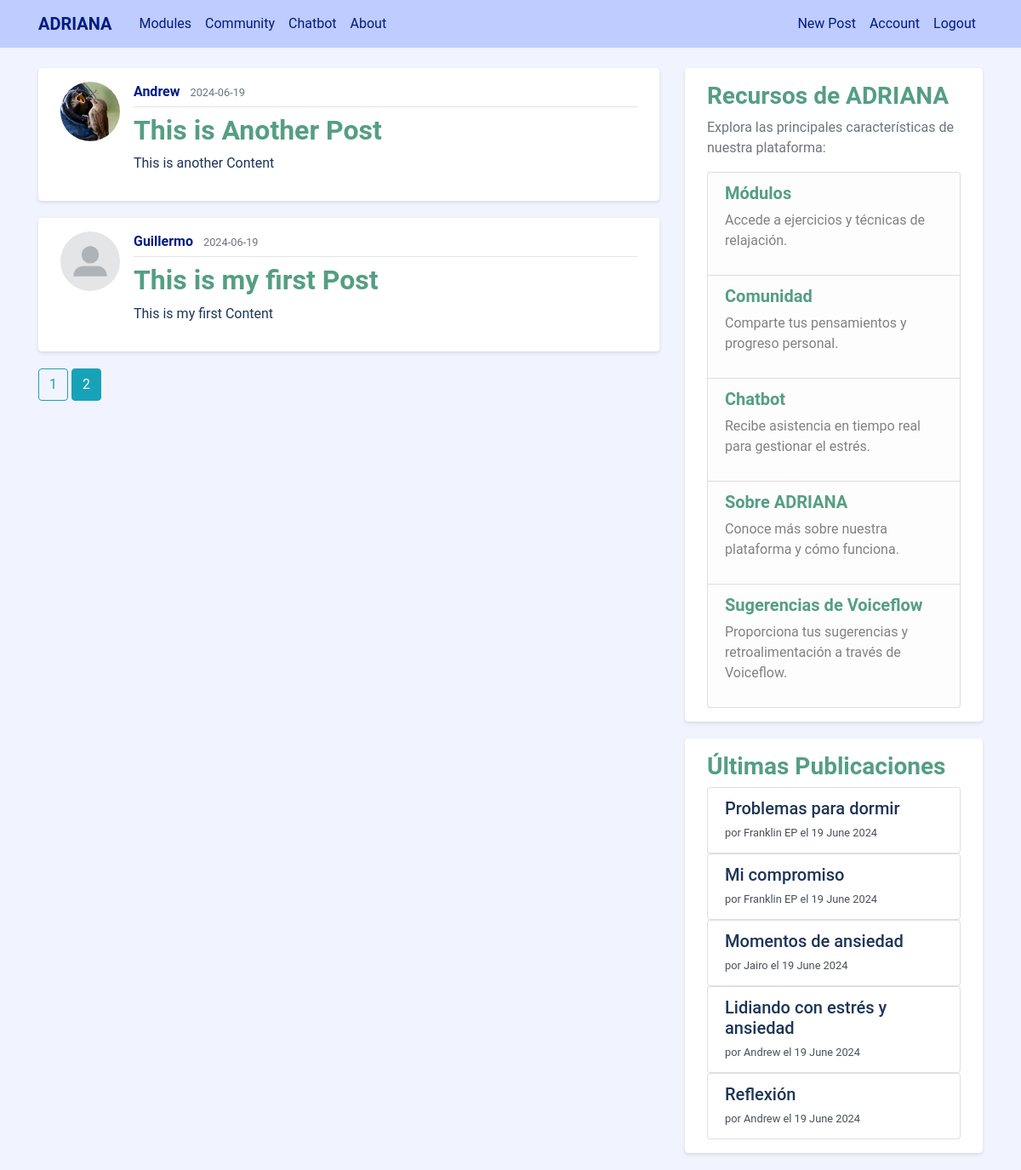
Screenshot of /home?page=2 (signed in) with the database file from the repository.
### adriana_assistant/models.py (models this page shows, shortened)
class Post(db.Model):
    id = db.Column(db.Integer, primary_key=True)
    title = db.Column(db.String(100), nullable=False)
    date_posted = db.Column(db.DateTime, nullable=False, default=datetime.utcnow)
    content = db.Column(db.Text, nullable=False)
    user_id = db.Column(db.Integer, db.ForeignKey('user.id'), nullable=False)

class User(db.Model, UserMixin):
    id = db.Column(db.Integer, primary_key=True)
    username = db.Column(db.String(20), unique=True, nullable=False)
    email = db.Column(db.String(120), unique=True, nullable=False)
    image_file = db.Column(db.String(20), nullable=False, default='default.jpg')
    password = db.Column(db.String(60), nullable=False)
    posts = db.relationship('Post', backref='author', lazy=True)

### adriana_assistant/routes.py (the view)
@app.route("/")
@app.route("/home")
def home():
    page = request.args.get('page', 1, type=int)
    posts = Post.query.order_by(Post.date_posted.desc()).paginate(page=page, per_page=5)
    latest_posts = Post.query.order_by(Post.date_posted.desc()).limit(5).all()
    return render_template('home.html', posts=posts, latest_posts=latest_posts)

### adriana_assistant/models.py (called while the page is built)
@login_manager.user_loader
def load_user(user_id):
    return User.query.get(int(user_id))

### adriana_assistant/templates/home.html
{% extends "layout.html" %}
{% block content %}
    {% for post in posts.items %}
        <article class="media content-section">
          <img class="rounded-circle article-img" src="{{ url_for('static', filename='profile_pics/' + post.author.image_file) }}">
          <div class="media-body">
            <div class="article-metadata">
              <a class="mr-2 username" href="{{ url_for('user_posts', username=post.author.username) }}">{{ post.author.username }}</a>
              <small class="text-muted">{{ post.date_posted.strftime('%Y-%m-%d') }}</small>
            </div>
            <h2><a class="article-title" href="{{ url_for('post', post_id=post.id) }}">{{ post.title }}</a></h2>
            <p class="article-content">{{ post.content }}</p>
          </div>
        </article>
    {% endfor %}
    {% for page_num in posts.iter_pages(left_edge=1, right_edge=1, left_current=1, right_current=2) %}
      {% if page_num %}
        {% if posts.page == page_num %}
          <a class="btn btn-info mb-4" href="{{ url_for('home', page=page_num) }}">{{ page_num }}</a>
        {% else %}
          <a class="btn btn-outline-info mb-4" href="{{ url_for('home', page=page_num) }}">{{ page_num }}</a>
        {% endif %}
      {% else %}
        ...
      {% endif %}
    {% endfor %}
{% endblock content %}

### adriana_assistant/templates/layout.html (shortened to what this page needs)
<!DOCTYPE html>
<html>
<head>
    <link rel="stylesheet" href="https://maxcdn.bootstrapcdn.com/bootstrap/4.0.0/css/bootstrap.min.css">
    <link rel="stylesheet" type="text/css" href="{{ url_for('static', filename='main.css') }}">
</head>
<body>
    <header class="site-header">
      <nav class="navbar navbar-expand-md navbar-dark bg-steel fixed-top">
        <div class="container">
          <a class="logo-nav navbar-brand mr-4" href="/"><strong>ADRIANA</strong></a>
          <div class="collapse navbar-collapse" id="navbarToggle">
            <div class="navbar-nav mr-auto">
                <a class="nav-item nav-link" href="{{ url_for('modules') }}">Modules</a>
                <a class="nav-item nav-link" href="{{ url_for('home') }}">Community</a>
                <a class="nav-item nav-link" href="{{ url_for('chatbot.chatbot') }}">Chatbot</a>
                <a class="nav-item nav-link" href="{{ url_for('about') }}">About</a>
            </div>
            <div class="navbar-nav">
              {% if current_user.is_authenticated %}
                <a class="nav-item nav-link" href="{{ url_for('new_post') }}">New Post</a>
                <a class="nav-item nav-link" href="{{ url_for('account') }}">Account</a>
                <a class="nav-item nav-link" href="{{ url_for('logout') }}">Logout</a>
              {% else %}
                <a class="nav-item nav-link" href="{{ url_for('login') }}">Login</a>
                <a class="nav-item nav-link" href="{{ url_for('register') }}">Register</a>
              {% endif %}
            </div>
          </div>
        </div>
      </nav>
    </header>
    <main role="main" class="container">
      <div class="row">
        <div class="col-md-8">
          {% block content %}{% endblock %}
        </div>
        <div class="col-md-4">
          <div class="content-section">
            <h3><strong>Recursos de ADRIANA</strong></h3>
            <p class='text-muted'>Explora las principales características de nuestra plataforma:</p>
            <ul class="list-group">
                <li class="list-group-item list-group-item-light">
                  <h5><a href="{{ url_for('modules') }}" class="highlight-link"><strong>Módulos</strong></a></h5>
                  <p>Accede a ejercicios y técnicas de relajación.</p>
                </li>
                <li class="list-group-item list-group-item-light">
                  <h5><a href="{{ url_for('home') }}" class="highlight-link"><strong>Comunidad</strong></a></h5>
                  <p>Comparte tus pensamientos y progreso personal.</p>
                </li>
                <li class="list-group-item list-group-item-light">
                  <h5><a href="{{ url_for('chatbot.chatbot') }}" class="highlight-link"><strong>Chatbot</strong></a></h5>
                  <p>Recibe asistencia en tiempo real para gestionar el estrés.</p>
                </li>
                <li class="list-group-item list-group-item-light">
                  <h5><a href="{{ url_for('about') }}" class="highlight-link"><strong>Sobre ADRIANA</strong></a></h5>
                  <p>Conoce más sobre nuestra plataforma y cómo funciona.</p>
                </li>
                <li class="list-group-item list-group-item-light">
                  <h5><a href="https://creator.voiceflow.com/prototype/664e59dbd188ab83e9a86d25" class="highlight-link" target="_blank"><strong>Sugerencias de Voiceflow</strong></a></h5>
                  <p>Proporciona tus sugerencias y retroalimentación a través de Voiceflow.</p>
                </li>
            </ul>
          </div>
          <div class="content-section mt-3">
            <h3><strong>Últimas Publicaciones</strong></h3>
            {% for post in latest_posts %}
                <div class="list-group">
                    <a href="{{ url_for('post', post_id=post.id) }}" class="list-group-item list-group-item-action">
                        <h5 class="mb-1">{{ post.title }}</h5>
                        <small>por {{ post.author.username }} el {{ post.date_posted.strftime('%d %B %Y') }}</small>
                    </a>
                </div>
            {% endfor %}
          </div>
        </div>
      </div>
    </main>
</body>
</html>

### adriana_assistant/static/main.css (style rules this page uses)
body { background: #F1F4FF; color: #1D3557; font-family: 'Roboto', sans-serif; margin-top: 5rem; }
h1, h2, h3, h4, h5, h6 { color: #1D3557; font-weight: 500; }
.bg-steel { background-color: #BECCFF; }
.site-header .navbar-brand, .site-header .logo-nav { color: #001C81; }
.site-header .navbar-nav .nav-link { color: #001C81; }
.content-section { background: #FFFFFF; padding: 15px 25px; border: 1px solid #FFFFFF; border-radius: 4px; margin-bottom: 20px; box-shadow: 0 2px 4px rgba(0,0,0,0.1); }
.content-section h3 { color: #559e83; }
.content-section .list-group-item-light a { color: #559e83; text-decoration: none; }
.article-title { color: #559e83; font-weight: 600; }
.article-content { white-space: pre-line; }
.article-img { height: 70px; width: 70px; margin-right: 16px; border-radius: 4px; object-fit: cover; }
.article-metadata { padding-bottom: 5px; margin-bottom: 8px; border-bottom: 1px solid #e3e3e3; }
.article-metadata a { color: #001C81; }
.article-metadata .username { color: #001C81; font-weight: 700; }

### rows the page displays
Post: image_file (picture), author.username "Andrew", date_posted "2024-06-19", title "This is Another Post", content "This is another Content"
Post: image_file (placeholder picture), author.username "Guillermo", date_posted "2024-06-19", title "This is my first Post", content "This is my first Content"
Post: title "Problemas para dormir", author.username "Franklin EP", date_posted "19 June 2024"
Post: title "Mi compromiso", author.username "Franklin EP", date_posted "19 June 2024"
Post: title "Momentos de ansiedad", author.username "Jairo", date_posted "19 June 2024"
Post: title "Lidiando con estrés y ansiedad", author.username "Andrew", date_posted "19 June 2024"
Post: title "Reflexión", author.username "Andrew", date_posted "19 June 2024"

### other values shown
{{ page_num }} "1"
{{ page_num }} "2"
